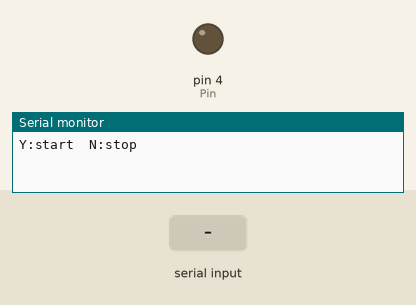
Simulated run of this sketch. Board: Arduino Uno, built with avr-gcc and run on an emulated ATmega328P. Parts: output pins drawn as LEDs (lit = HIGH), the last lines printed to the serial monitor. The inputs (shaded band) are chosen by the test bench.

Above: at 1.2 s.
1.3 s: "Y" received over Serial
At 1.8 s:
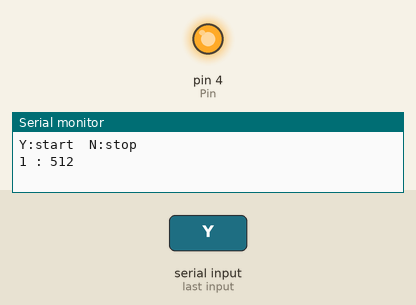
2.8 s: "N" received over Serial
At 5.4 s:
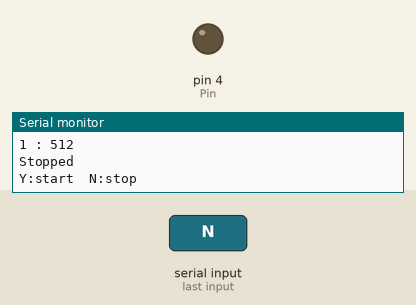
Timing chart, 0 to 6.9 s (numbered marks = the images above; inputs shaded):
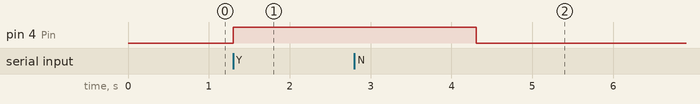

Measured:
- after the input at 1.3 s, pin 4 (Pin): LOW → HIGH at once
- after the input at 2.8 s, pin 4 (Pin): HIGH → LOW after 1.5 s

The sketch:

ldr_readings.ino
```cpp
#include <Arduino.h>
// Lab 1 原采样程序；Y 开始，N 停止，A0 采样，D4 为原控制输出。

int Pin = 4;
int index = 1;
char key = 'W';

void setup() {
  // put your setup code here, to run once:
  Serial.begin(9600);
  pinMode (Pin, OUTPUT);
  Serial.println("Y:start  N:stop");
}

void loop() {
  // put your main code here, to run repeatedly:
  if (Serial.available()) {
    key = Serial.read();
    delay(3);
    while (Serial.available() > 0) {
      Serial.read();
    }
 }

  if (key == 'Y') {
    digitalWrite (Pin, HIGH);
    int val = analogRead(A0);
    Serial.print(index);
    Serial.print(" : ");
    Serial.println(val);
    delay(3000);
    index++;
  } else if (key == 'N') {
    digitalWrite(Pin, LOW);
    Serial.println("Stopped");
    Serial.println("Y:start  N:stop");
    index = 1;
    key = 'W';
  }
}
```
